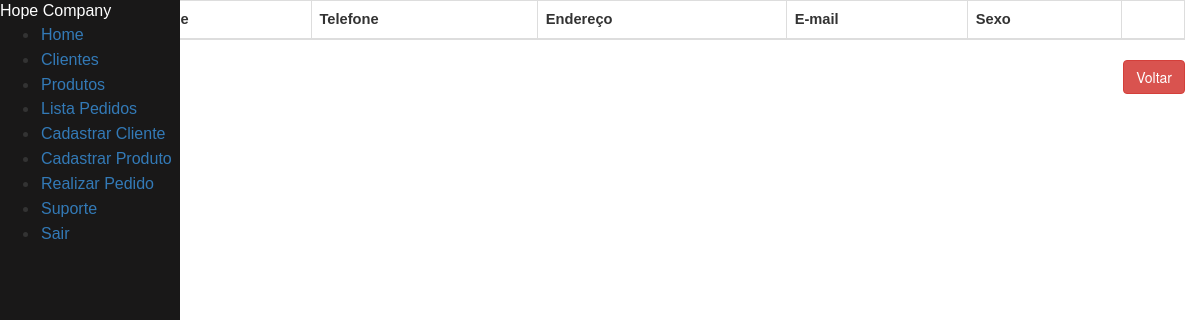
Before: /cliente/ with the older database file.
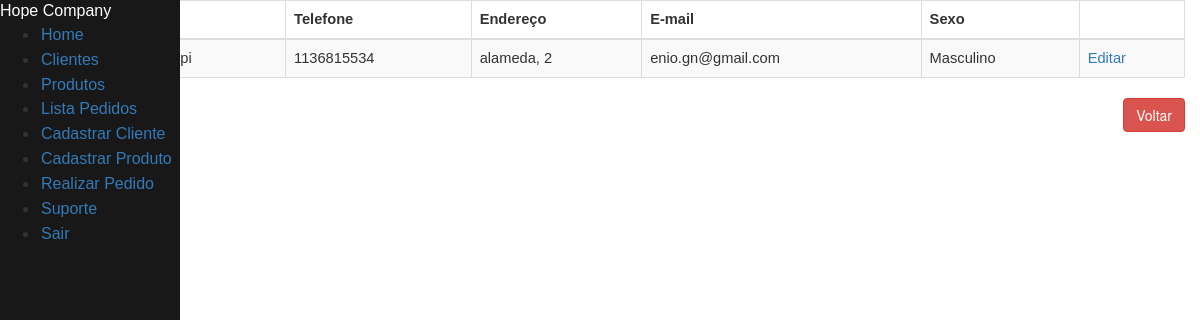
After: the same page with the newer database file.
### tables this page shows
CREATE TABLE cliente (
    id_cliente INTEGER PRIMARY KEY AUTOINCREMENT,
    nome VARCHAR(50) NOT NULL,
    sexo VARCHAR(1) NOT NULL,
    telefone CHAR(11) NULL,
    endereco CHAR(100) NULL,
    email CHAR(100) NULL
);

### clientes.py (the view)
@app.route("/cliente/")
def listar_clientes_api():
    return render_template("lista_clientes.html", clientes = listar_clientes())

### clientes.py (called while the page is built)
def row_to_dict(description, row):
    if row == None:
        return None
    d = {}
    for i in range(0, len(row)):
        d[description[i][0]] = row[i]
    return d

def rows_to_dict(description, rows):
    result = []
    for row in rows:
        result.append(row_to_dict(description, row))
    return result

def conectar():
    return sqlite3.connect('clientes.db')

def listar_clientes():
    with closing(conectar()) as con, closing(con.cursor()) as cur:
        cur.execute("SELECT id_cliente, nome, sexo, telefone, endereco, email FROM cliente ORDER BY id_cliente")
        return rows_to_dict(cur.description, cur.fetchall())

### templates/lista_clientes.html (shortened to what this page needs)
{% extends "menu.html" %}
{% block content %}
<div class="container col-md-18">
    <div class="table-responsive" id="sailorTableArea">
        <table id="sailorTable" class="table table-striped table-bordered">
            <thead>
                <tr>
                    <th>ID</th>
                    <th>Nome</th>
                    <th>Telefone</th>
                    <th>Endereço</th>
                    <th>E-mail</th>
                    <th>Sexo</th>
                    <th>&nbsp;</th>
                </tr>
            </thead>
            <tbody>
                {% for cliente in clientes %}
                <tr>
                    <td>{{cliente['id_cliente']}}</td>
                    <td>{{cliente['nome']}}</td>
                    <td>{{cliente['telefone']}}</td>
                    <td>{{cliente['endereco']}}</td>
                    <td>{{cliente['email']}}</td>
                    <td>{% if cliente['sexo'] == 'M' %}Masculino{% else %}Feminino{% endif %}</td>
                    <td><a href="/cliente/{{cliente['id_cliente']}}" class="botao">Editar</a></td>
                </tr>
                {% endfor %}
            </tbody>
        </table>
        </div>
    </div>
    <div class="form-group">
        <label class="col-md-4 control-label" for="btnsalvar"></label>
        <div class="col-md-8 text-right">
            <a id="btncancelar" name="btncancelar" class="btn btn-danger" href="/menu">Voltar</a>
        </div>
    </div>
{% endblock %}

Changed rows visible on the page:
added cliente: telefone "1136815534", endereco "alameda, 2", email "enio.gn@gmail.com", sexo "Masculino"
